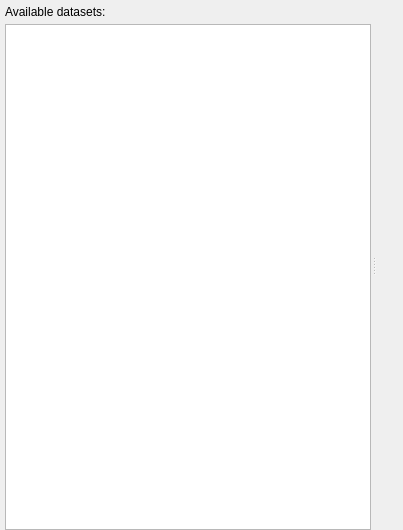
<?xml version="1.0" encoding="UTF-8"?>
<ui version="4.0">
 <class>TableWindow</class>
 <widget class="QWidget" name="TableWindow">
  <property name="geometry">
   <rect>
    <x>0</x>
    <y>0</y>
    <width>403</width>
    <height>530</height>
   </rect>
  </property>
  <property name="windowTitle">
   <string>Scans</string>
  </property>
  <property name="windowIcon">
   <iconset resource="../../../../resources/nicos-gui.qrc">
    <normaloff>:/plotter</normaloff>:/plotter</iconset>
  </property>
  <layout class="QVBoxLayout" name="verticalLayout_2">
   <property name="margin">
    <number>0</number>
   </property>
   <item>
    <widget class="QSplitter" name="splitter">
     <property name="orientation">
      <enum>Qt::Horizontal</enum>
     </property>
     <property name="opaqueResize">
      <bool>true</bool>
     </property>
     <property name="handleWidth">
      <number>6</number>
     </property>
     <widget class="QWidget" name="verticalLayoutWidget">
      <layout class="QVBoxLayout" name="verticalLayout">
       <property name="spacing">
        <number>5</number>
       </property>
       <property name="leftMargin">
        <number>5</number>
       </property>
       <property name="topMargin">
        <number>5</number>
       </property>
       <property name="rightMargin">
        <number>0</number>
       </property>
       <property name="bottomMargin">
        <number>0</number>
       </property>
       <item>
        <widget class="QLabel" name="label">
         <property name="sizePolicy">
          <sizepolicy hsizetype="Preferred" vsizetype="Preferred">
           <horstretch>0</horstretch>
           <verstretch>0</verstretch>
          </sizepolicy>
         </property>
         <property name="text">
          <string>Available datasets:</string>
         </property>
        </widget>
       </item>
       <item>
        <widget class="QListWidget" name="datasetList">
         <property name="enabled">
          <bool>true</bool>
         </property>
         <property name="sizePolicy">
          <sizepolicy hsizetype="Expanding" vsizetype="Expanding">
           <horstretch>0</horstretch>
           <verstretch>0</verstretch>
          </sizepolicy>
         </property>
        </widget>
       </item>
      </layout>
     </widget>
     <widget class="QFrame" name="plotFrame">
      <property name="sizePolicy">
       <sizepolicy hsizetype="Maximum" vsizetype="Expanding">
        <horstretch>0</horstretch>
        <verstretch>0</verstretch>
       </sizepolicy>
      </property>
      <layout class="QVBoxLayout" name="verticalLayout_4">
       <item>
        <layout class="QVBoxLayout" name="plotLayout"/>
       </item>
      </layout>
     </widget>
    </widget>
   </item>
  </layout>
  <action name="actionPrint">
   <property name="icon">
    <iconset resource="../../../../resources/nicos-gui.qrc">
     <normaloff>:/print</normaloff>:/print</iconset>
   </property>
   <property name="text">
    <string>&amp;Print...</string>
   </property>
   <property name="shortcut">
    <string>Ctrl+P</string>
   </property>
  </action>
  <action name="actionClose">
   <property name="icon">
    <iconset resource="../../../../resources/nicos-gui.qrc">
     <normaloff>:/quit</normaloff>:/quit</iconset>
   </property>
   <property name="text">
    <string>&amp;Close window</string>
   </property>
   <property name="shortcut">
    <string>Ctrl+Q</string>
   </property>
  </action>
  <action name="actionUnzoom">
   <property name="icon">
    <iconset resource="../../../../resources/nicos-gui.qrc">
     <normaloff>:/viewfull</normaloff>:/viewfull</iconset>
   </property>
   <property name="text">
    <string>&amp;Unzoom</string>
   </property>
  </action>
  <action name="actionPDF">
   <property name="icon">
    <iconset resource="../../../../resources/nicos-gui.qrc">
     <normaloff>:/save</normaloff>:/save</iconset>
   </property>
   <property name="text">
    <string>&amp;Save as PDF...</string>
   </property>
  </action>
  <action name="actionLogScale">
   <property name="checkable">
    <bool>true</bool>
   </property>
   <property name="text">
    <string>&amp;Logarithmic Y scale</string>
   </property>
   <property name="iconText">
    <string>Log Scale</string>
   </property>
   <property name="shortcut">
    <string>Ctrl+L</string>
   </property>
  </action>
  <action name="actionClosePlot">
   <property name="text">
    <string>Close plot</string>
   </property>
   <property name="iconText">
    <string>Close</string>
   </property>
  </action>
  <action name="actionNormalized">
   <property name="checkable">
    <bool>true</bool>
   </property>
   <property name="text">
    <string>&amp;Normalized</string>
   </property>
   <property name="iconText">
    <string>Normalized</string>
   </property>
  </action>
  <action name="actionFitPeak">
   <property name="text">
    <string>Fit &amp;Gauß peak</string>
   </property>
   <property name="iconText">
    <string>Peak fit</string>
   </property>
  </action>
  <action name="actionLegend">
   <property name="checkable">
    <bool>true</bool>
   </property>
   <property name="text">
    <string>L&amp;egend</string>
   </property>
  </action>
  <action name="actionGrace">
   <property name="text">
    <string>Clone in Grace</string>
   </property>
  </action>
  <action name="actionCombine">
   <property name="text">
    <string>&amp;Combine</string>
   </property>
  </action>
  <action name="actionDeletePlot">
   <property name="text">
    <string>Delete plot</string>
   </property>
   <property name="iconText">
    <string>Delete</string>
   </property>
  </action>
  <action name="actionFitTc">
   <property name="text">
    <string>Fit &amp;Tc</string>
   </property>
   <property name="iconText">
    <string>Fit Tc</string>
   </property>
  </action>
  <action name="actionFitPeakPV">
   <property name="text">
    <string>Fit Pseudo-Voigt Peak</string>
   </property>
   <property name="iconText">
    <string>Peak fit (PV)</string>
   </property>
   <property name="toolTip">
    <string>Fit Pseudo-Voigt Peak</string>
   </property>
  </action>
  <action name="actionResetPlot">
   <property name="text">
    <string>Reset</string>
   </property>
  </action>
  <action name="actionFitPeakPVII">
   <property name="text">
    <string>Fit Pearson VII Peak</string>
   </property>
   <property name="iconText">
    <string>Peak fit (PVII)</string>
   </property>
   <property name="toolTip">
    <string>Fit Pearson VII Peak</string>
   </property>
  </action>
  <action name="actionAttachElog">
   <property name="text">
    <string>Attach to electronic log</string>
   </property>
  </action>
  <action name="actionFitArby">
   <property name="text">
    <string>Fit arbitrary function...</string>
   </property>
  </action>
  <action name="actionShowAllCurves">
   <property name="checkable">
    <bool>true</bool>
   </property>
   <property name="text">
    <string>Show time/monitor</string>
   </property>
  </action>
 </widget>
 <resources>
  <include location="../../../../resources/nicos-gui.qrc"/>
 </resources>
 <connections>
  <connection>
   <sender>actionClose</sender>
   <signal>triggered()</signal>
   <receiver>TableWindow</receiver>
   <slot>close()</slot>
   <hints>
    <hint type="sourcelabel">
     <x>-1</x>
     <y>-1</y>
    </hint>
    <hint type="destinationlabel">
     <x>321</x>
     <y>230</y>
    </hint>
   </hints>
  </connection>
 </connections>
</ui>
